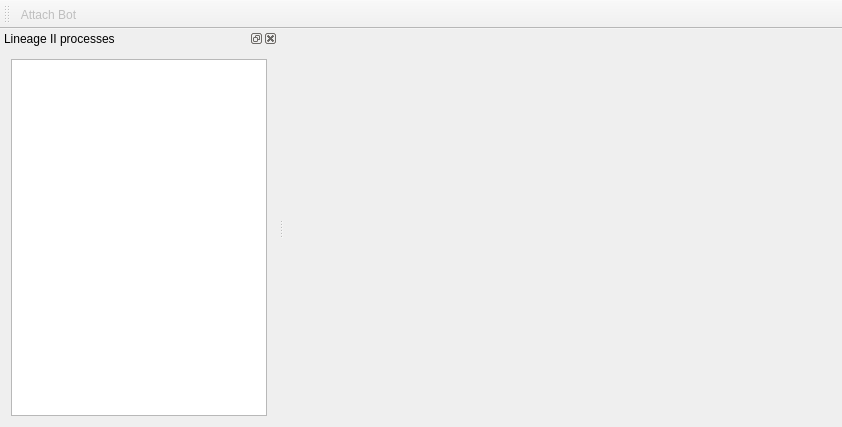
<?xml version="1.0" encoding="UTF-8"?>
<ui version="4.0">
 <class>MainWindow</class>
 <widget class="QMainWindow" name="MainWindow">
  <property name="geometry">
   <rect>
    <x>0</x>
    <y>0</y>
    <width>842</width>
    <height>427</height>
   </rect>
  </property>
  <property name="windowTitle">
   <string>MainWindow</string>
  </property>
  <widget class="QWidget" name="centralWidget"/>
  <widget class="QDockWidget" name="dockWidget_left">
   <property name="windowTitle">
    <string>Lineage II processes</string>
   </property>
   <attribute name="dockWidgetArea">
    <number>1</number>
   </attribute>
   <widget class="QWidget" name="dockWidgetContents_left">
    <layout class="QHBoxLayout" name="horizontalLayout_2">
     <item>
      <widget class="QListWidget" name="listWidgetProcess"/>
     </item>
    </layout>
   </widget>
  </widget>
  <widget class="QToolBar" name="toolBar">
   <property name="windowTitle">
    <string>toolBar</string>
   </property>
   <attribute name="toolBarArea">
    <enum>TopToolBarArea</enum>
   </attribute>
   <attribute name="toolBarBreak">
    <bool>false</bool>
   </attribute>
   <addaction name="actionAttach_Bot"/>
  </widget>
  <action name="actionAttach_Bot">
   <property name="enabled">
    <bool>false</bool>
   </property>
   <property name="text">
    <string>Attach Bot</string>
   </property>
   <property name="toolTip">
    <string>&lt;html&gt;&lt;head/&gt;&lt;body&gt;&lt;p&gt;Attach a bot to the currently selected Lineage II instance&lt;/p&gt;&lt;/body&gt;&lt;/html&gt;</string>
   </property>
  </action>
 </widget>
 <layoutdefault spacing="6" margin="11"/>
 <resources/>
 <connections/>
</ui>
